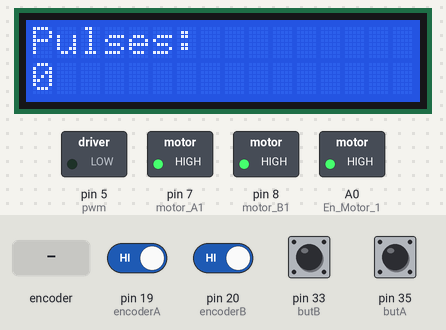
Simulated run of this sketch. Board: Arduino Mega 2560, built with avr-gcc and run on an emulated ATmega2560. Parts: 16×2 character LCD, switched loads named in the sketch (green lamp = pin HIGH). Inputs (shaded band) come from the test bench; at power-on: pin 19 (encoderA), pin 20 (encoderB), pin 33 (butB), pin 35 (butA) HIGH. What the sketch prints to the serial monitor is not drawn.

Above: at 1.2 s.
1.3 s: rotary encoder on pin 19 (encoderA) / pin 20 (encoderB) turned 3 steps (first pin leading)
At 2.3 s:
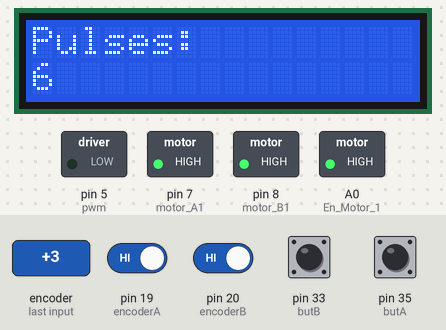
3.4 s: pin 33 (butB) pulled LOW for 0.15 s
At 4.3 s:
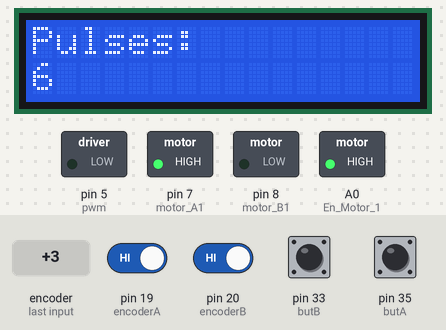
5.0 s: pin 35 (butA) pulled LOW for 0.15 s
At 6.1 s:
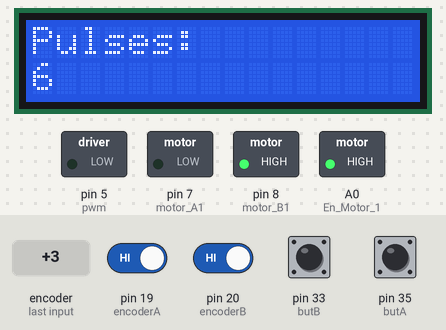
6.6 s: rotary encoder on pin 19 (encoderA) / pin 20 (encoderB) turned 1 step (first pin leading)
8.3 s: pin 33 (butB) pulled LOW for 1 s
At 9.1 s:
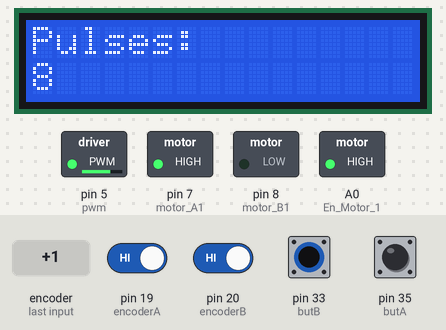
10.8 s: pin 33 (butB) pulled LOW for 3.2 s
At 14.6 s:
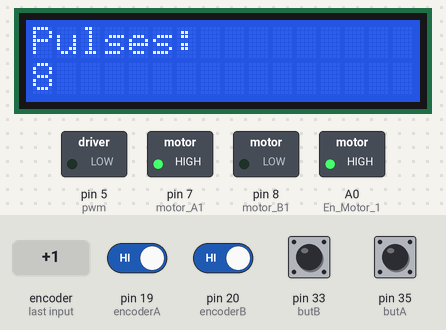
Timing chart, 0 to 16.1 s (numbered marks = the images above; inputs shaded):
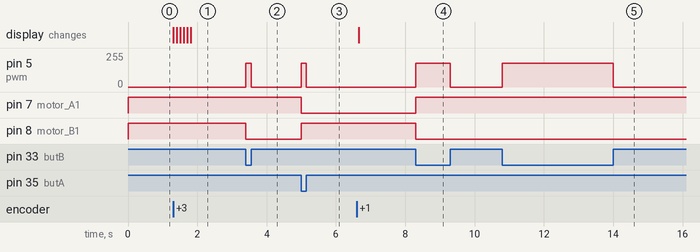

The sketch:

motor.ino
```cpp
#include<SoftwareSerial.h>
// include the library code:
#include <LiquidCrystal.h>
LiquidCrystal lcd(47,45,43,41,39,37);


int pulses;                              //Output pulses.
int deg = 0;
const int butA=35;
const int butB=33;
int encoderA = 19;
int encoderB = 20;
int pulsesChanged = 0;

const int pwm = 5;                      //Power of motor.
const int motor_A1 = 7;
const int motor_B1 = 8;
const int En_Motor_1 = A0;

unsigned long gulTimer = 0;

#define motorSpeed 180                   //Change speed of the motor.

void setup()
{
  pinMode(pwm, OUTPUT);
  analogWrite(pwm, 0);
  pinMode(motor_A1, OUTPUT);
  digitalWrite(motor_A1, HIGH);
  pinMode(motor_B1, OUTPUT);
  digitalWrite(motor_B1, HIGH);
  pinMode(En_Motor_1, OUTPUT);
  digitalWrite(En_Motor_1, HIGH);

  pinMode(butA, INPUT);
  digitalWrite(butA, HIGH);
  pinMode(butB, INPUT);
  digitalWrite(butB, HIGH);
  pinMode(encoderA, INPUT);
  pinMode(encoderB, INPUT);
  lcd.begin(16, 2);
  lcd.print("Pulses:");
  lcd.setCursor(0,1);
  lcd.print(pulses);
  attachInterrupt(digitalPinToInterrupt(encoderA), A_CHANGE, CHANGE);
  Serial.begin(115200);
  gulTimer = millis();
}//setup

void loop()
{
  if(digitalRead(butA) == 0)
  {
    analogWrite(pwm, motorSpeed);
    digitalWrite(motor_A1, LOW);
    digitalWrite(motor_B1, HIGH);
  }
  else if(digitalRead(butB) == 0)
  {
    analogWrite(pwm, motorSpeed);
    digitalWrite(motor_A1, HIGH);
    digitalWrite(motor_B1, LOW);
  }
  else
  {
    analogWrite(pwm, 0);
  }

  if(pulsesChanged != 0)
  {
    pulsesChanged = 0;

    Serial.println(pulses);
  }

 if((millis() - gulTimer) >= 100)
 {
    lcd.clear();
    lcd.print("Pulses:");
    lcd.setCursor(0,1);
    lcd.print(pulses);
    gulTimer = millis();
 }

}

void A_CHANGE() {
  //Interrupt function to read the x2 pulses of the encoder.
  if ( digitalRead(encoderB) == 0 ) {
    if ( digitalRead(encoderA) == 0 ) {
      // A fell, B is low
      pulses--; // Moving forward
    } else {
      // A rose, B is high
      pulses++; // Moving reverse
    }
  } else {
    if ( digitalRead(encoderA) == 0 ) {


      pulses++; // Moving reverse
    } else {
      // A rose, B is low
      pulses--; // Moving forward
    }
  }
  pulsesChanged = 1;
}
```

Measured:
- after the input at 1.3 s, the display: first changes at once (image 1 shows a later state)
- after the input at 3.4 s, pin 5 (pwm): 0/255 → 180/255 at once, → 0/255 0.15 s later; pin 8 (motor_B1): HIGH → LOW at once
- after the input at 5.0 s, pin 5 (pwm): 0/255 → 180/255 at once, → 0/255 0.15 s later; pin 7 (motor_A1): HIGH → LOW at once; pin 8 (motor_B1): LOW → HIGH at once
- after the input at 8.3 s, pin 5 (pwm): 0/255 → 180/255 at once, → 0/255 1.0 s later; pin 7 (motor_A1): LOW → HIGH at once; pin 8 (motor_B1): HIGH → LOW at once
- after the input at 10.8 s, pin 5 (pwm): 0/255 → 180/255 at once, → 0/255 3.2 s later
